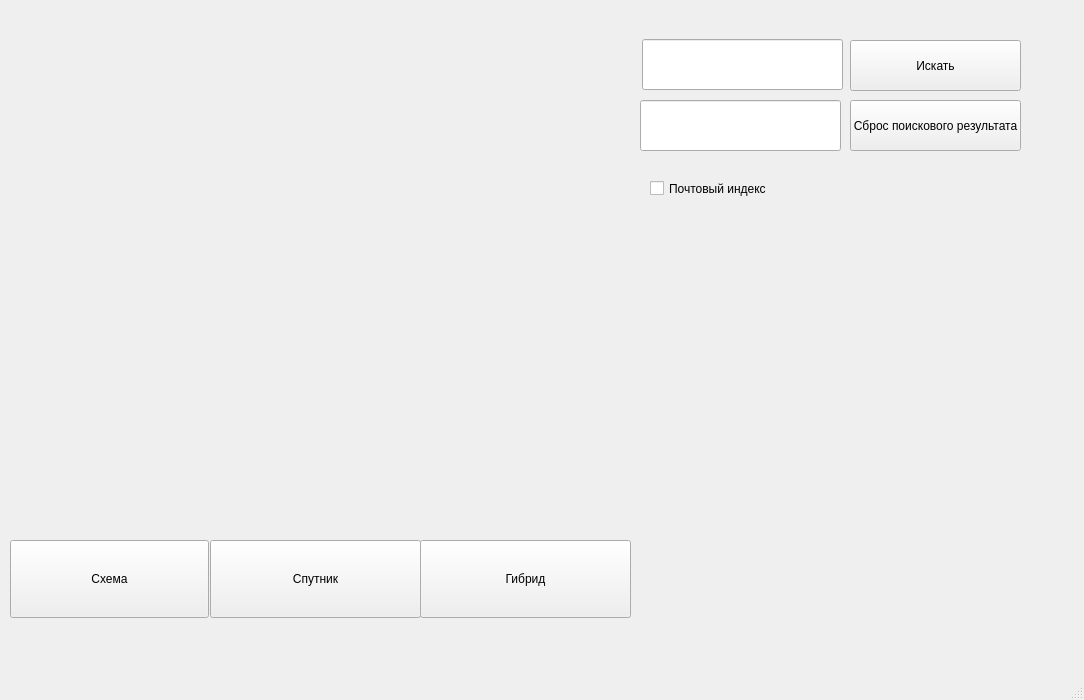
<?xml version="1.0" encoding="UTF-8"?>
<ui version="4.0">
 <class>MainWindow</class>
 <widget class="QMainWindow" name="MainWindow">
  <property name="geometry">
   <rect>
    <x>0</x>
    <y>0</y>
    <width>1084</width>
    <height>700</height>
   </rect>
  </property>
  <property name="windowTitle">
   <string>MainWindow</string>
  </property>
  <widget class="QWidget" name="centralwidget">
   <widget class="QLabel" name="label_1">
    <property name="geometry">
     <rect>
      <x>10</x>
      <y>0</y>
      <width>600</width>
      <height>540</height>
     </rect>
    </property>
    <property name="text">
     <string/>
    </property>
   </widget>
   <widget class="QPushButton" name="shema">
    <property name="geometry">
     <rect>
      <x>10</x>
      <y>540</y>
      <width>199</width>
      <height>78</height>
     </rect>
    </property>
    <property name="sizePolicy">
     <sizepolicy hsizetype="Expanding" vsizetype="Expanding">
      <horstretch>0</horstretch>
      <verstretch>0</verstretch>
     </sizepolicy>
    </property>
    <property name="text">
     <string>Схема</string>
    </property>
   </widget>
   <widget class="QPushButton" name="sputn">
    <property name="geometry">
     <rect>
      <x>210</x>
      <y>540</y>
      <width>211</width>
      <height>78</height>
     </rect>
    </property>
    <property name="sizePolicy">
     <sizepolicy hsizetype="Expanding" vsizetype="Expanding">
      <horstretch>0</horstretch>
      <verstretch>0</verstretch>
     </sizepolicy>
    </property>
    <property name="text">
     <string>Спутник</string>
    </property>
   </widget>
   <widget class="QPushButton" name="gibr">
    <property name="geometry">
     <rect>
      <x>420</x>
      <y>540</y>
      <width>211</width>
      <height>78</height>
     </rect>
    </property>
    <property name="sizePolicy">
     <sizepolicy hsizetype="Expanding" vsizetype="Expanding">
      <horstretch>0</horstretch>
      <verstretch>0</verstretch>
     </sizepolicy>
    </property>
    <property name="text">
     <string>Гибрид</string>
    </property>
   </widget>
   <widget class="QLineEdit" name="lineEdit">
    <property name="geometry">
     <rect>
      <x>642</x>
      <y>39</y>
      <width>201</width>
      <height>51</height>
     </rect>
    </property>
   </widget>
   <widget class="QPushButton" name="isk">
    <property name="geometry">
     <rect>
      <x>850</x>
      <y>40</y>
      <width>171</width>
      <height>51</height>
     </rect>
    </property>
    <property name="text">
     <string>Искать</string>
    </property>
   </widget>
   <widget class="QPushButton" name="cl">
    <property name="geometry">
     <rect>
      <x>850</x>
      <y>100</y>
      <width>171</width>
      <height>51</height>
     </rect>
    </property>
    <property name="text">
     <string>Сброс поискового результата</string>
    </property>
   </widget>
   <widget class="QLineEdit" name="lineEdit_2">
    <property name="geometry">
     <rect>
      <x>640</x>
      <y>100</y>
      <width>201</width>
      <height>51</height>
     </rect>
    </property>
   </widget>
   <widget class="QCheckBox" name="pochta">
    <property name="geometry">
     <rect>
      <x>650</x>
      <y>180</y>
      <width>211</width>
      <height>17</height>
     </rect>
    </property>
    <property name="text">
     <string>Почтовый индекс</string>
    </property>
   </widget>
   <widget class="QLabel" name="label">
    <property name="geometry">
     <rect>
      <x>646</x>
      <y>212</y>
      <width>421</width>
      <height>51</height>
     </rect>
    </property>
    <property name="text">
     <string/>
    </property>
   </widget>
  </widget>
  <widget class="QMenuBar" name="menubar">
   <property name="geometry">
    <rect>
     <x>0</x>
     <y>0</y>
     <width>1084</width>
     <height>21</height>
    </rect>
   </property>
  </widget>
  <widget class="QStatusBar" name="statusbar"/>
 </widget>
 <resources/>
 <connections/>
</ui>
